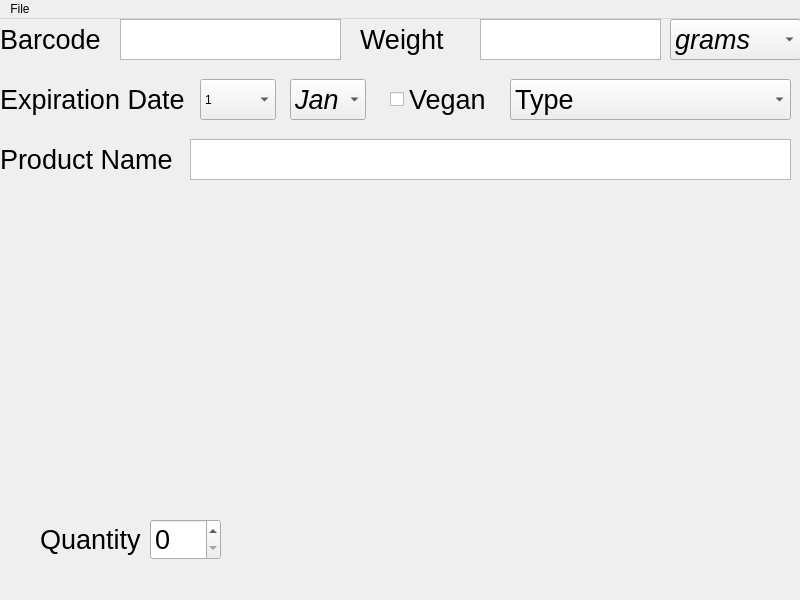
<?xml version="1.0" encoding="UTF-8"?>
<ui version="4.0">
 <class>mainwindow</class>
 <widget class="QMainWindow" name="mainwindow">
  <property name="geometry">
   <rect>
    <x>0</x>
    <y>0</y>
    <width>800</width>
    <height>600</height>
   </rect>
  </property>
  <property name="sizePolicy">
   <sizepolicy hsizetype="Fixed" vsizetype="Fixed">
    <horstretch>0</horstretch>
    <verstretch>0</verstretch>
   </sizepolicy>
  </property>
  <property name="minimumSize">
   <size>
    <width>800</width>
    <height>600</height>
   </size>
  </property>
  <property name="maximumSize">
   <size>
    <width>800</width>
    <height>600</height>
   </size>
  </property>
  <property name="windowTitle">
   <string notr="true">Inventory 0.01b</string>
  </property>
  <widget class="QWidget" name="centralwidget">
   <widget class="QPlainTextEdit" name="plainTextEdit">
    <property name="enabled">
     <bool>true</bool>
    </property>
    <property name="geometry">
     <rect>
      <x>120</x>
      <y>0</y>
      <width>221</width>
      <height>41</height>
     </rect>
    </property>
    <property name="font">
     <font>
      <pointsize>18</pointsize>
     </font>
    </property>
    <property name="verticalScrollBarPolicy">
     <enum>Qt::ScrollBarAlwaysOff</enum>
    </property>
    <property name="horizontalScrollBarPolicy">
     <enum>Qt::ScrollBarAlwaysOff</enum>
    </property>
    <property name="tabChangesFocus">
     <bool>true</bool>
    </property>
   </widget>
   <widget class="QLabel" name="label">
    <property name="geometry">
     <rect>
      <x>0</x>
      <y>0</y>
      <width>121</width>
      <height>41</height>
     </rect>
    </property>
    <property name="font">
     <font>
      <pointsize>20</pointsize>
     </font>
    </property>
    <property name="text">
     <string>Barcode</string>
    </property>
   </widget>
   <widget class="QLabel" name="label_2">
    <property name="geometry">
     <rect>
      <x>360</x>
      <y>0</y>
      <width>121</width>
      <height>41</height>
     </rect>
    </property>
    <property name="font">
     <font>
      <pointsize>20</pointsize>
     </font>
    </property>
    <property name="text">
     <string>Weight</string>
    </property>
   </widget>
   <widget class="QPlainTextEdit" name="plainTextEdit_2">
    <property name="enabled">
     <bool>true</bool>
    </property>
    <property name="geometry">
     <rect>
      <x>480</x>
      <y>0</y>
      <width>181</width>
      <height>41</height>
     </rect>
    </property>
    <property name="font">
     <font>
      <pointsize>18</pointsize>
     </font>
    </property>
    <property name="verticalScrollBarPolicy">
     <enum>Qt::ScrollBarAlwaysOff</enum>
    </property>
    <property name="horizontalScrollBarPolicy">
     <enum>Qt::ScrollBarAlwaysOff</enum>
    </property>
    <property name="tabChangesFocus">
     <bool>true</bool>
    </property>
   </widget>
   <widget class="QComboBox" name="comboBox">
    <property name="geometry">
     <rect>
      <x>670</x>
      <y>0</y>
      <width>131</width>
      <height>41</height>
     </rect>
    </property>
    <property name="font">
     <font>
      <pointsize>20</pointsize>
      <italic>true</italic>
     </font>
    </property>
    <item>
     <property name="text">
      <string>grams</string>
     </property>
    </item>
    <item>
     <property name="text">
      <string>liters</string>
     </property>
    </item>
    <item>
     <property name="text">
      <string>units</string>
     </property>
    </item>
   </widget>
   <widget class="QLabel" name="label_3">
    <property name="geometry">
     <rect>
      <x>0</x>
      <y>60</y>
      <width>191</width>
      <height>41</height>
     </rect>
    </property>
    <property name="font">
     <font>
      <pointsize>20</pointsize>
     </font>
    </property>
    <property name="text">
     <string>Expiration Date</string>
    </property>
   </widget>
   <widget class="QComboBox" name="comboBox_2">
    <property name="geometry">
     <rect>
      <x>200</x>
      <y>60</y>
      <width>76</width>
      <height>41</height>
     </rect>
    </property>
    <item>
     <property name="text">
      <string>1</string>
     </property>
    </item>
    <item>
     <property name="text">
      <string>2</string>
     </property>
    </item>
    <item>
     <property name="text">
      <string>3</string>
     </property>
    </item>
    <item>
     <property name="text">
      <string>4</string>
     </property>
    </item>
    <item>
     <property name="text">
      <string>5</string>
     </property>
    </item>
    <item>
     <property name="text">
      <string>6</string>
     </property>
    </item>
    <item>
     <property name="text">
      <string>7</string>
     </property>
    </item>
    <item>
     <property name="text">
      <string>8</string>
     </property>
    </item>
    <item>
     <property name="text">
      <string>9</string>
     </property>
    </item>
    <item>
     <property name="text">
      <string>10</string>
     </property>
    </item>
    <item>
     <property name="text">
      <string>11</string>
     </property>
    </item>
    <item>
     <property name="text">
      <string>12</string>
     </property>
    </item>
    <item>
     <property name="text">
      <string>13</string>
     </property>
    </item>
    <item>
     <property name="text">
      <string>14</string>
     </property>
    </item>
    <item>
     <property name="text">
      <string>15</string>
     </property>
    </item>
    <item>
     <property name="text">
      <string>16</string>
     </property>
    </item>
    <item>
     <property name="text">
      <string>17</string>
     </property>
    </item>
    <item>
     <property name="text">
      <string>18</string>
     </property>
    </item>
    <item>
     <property name="text">
      <string>19</string>
     </property>
    </item>
    <item>
     <property name="text">
      <string>20</string>
     </property>
    </item>
    <item>
     <property name="text">
      <string>21</string>
     </property>
    </item>
    <item>
     <property name="text">
      <string>22</string>
     </property>
    </item>
    <item>
     <property name="text">
      <string>23</string>
     </property>
    </item>
    <item>
     <property name="text">
      <string>24</string>
     </property>
    </item>
    <item>
     <property name="text">
      <string>25</string>
     </property>
    </item>
    <item>
     <property name="text">
      <string>26</string>
     </property>
    </item>
    <item>
     <property name="text">
      <string>27</string>
     </property>
    </item>
    <item>
     <property name="text">
      <string>28</string>
     </property>
    </item>
    <item>
     <property name="text">
      <string>29</string>
     </property>
    </item>
    <item>
     <property name="text">
      <string>30</string>
     </property>
    </item>
    <item>
     <property name="text">
      <string>31</string>
     </property>
    </item>
   </widget>
   <widget class="QComboBox" name="comboBox_3">
    <property name="geometry">
     <rect>
      <x>290</x>
      <y>60</y>
      <width>76</width>
      <height>41</height>
     </rect>
    </property>
    <property name="font">
     <font>
      <pointsize>20</pointsize>
      <italic>true</italic>
     </font>
    </property>
    <item>
     <property name="text">
      <string>Jan</string>
     </property>
    </item>
    <item>
     <property name="text">
      <string>Fev</string>
     </property>
    </item>
    <item>
     <property name="text">
      <string>Mar</string>
     </property>
    </item>
    <item>
     <property name="text">
      <string>Apr</string>
     </property>
    </item>
    <item>
     <property name="text">
      <string>May</string>
     </property>
    </item>
    <item>
     <property name="text">
      <string>Jun</string>
     </property>
    </item>
    <item>
     <property name="text">
      <string>Jul</string>
     </property>
    </item>
    <item>
     <property name="text">
      <string>Aug</string>
     </property>
    </item>
    <item>
     <property name="text">
      <string>Sep</string>
     </property>
    </item>
    <item>
     <property name="text">
      <string>Oct</string>
     </property>
    </item>
    <item>
     <property name="text">
      <string>Nov</string>
     </property>
    </item>
    <item>
     <property name="text">
      <string>Dec</string>
     </property>
    </item>
   </widget>
   <widget class="QLabel" name="label_4">
    <property name="geometry">
     <rect>
      <x>40</x>
      <y>500</y>
      <width>111</width>
      <height>41</height>
     </rect>
    </property>
    <property name="font">
     <font>
      <pointsize>20</pointsize>
     </font>
    </property>
    <property name="text">
     <string>Quantity</string>
    </property>
   </widget>
   <widget class="QSpinBox" name="spinBox">
    <property name="geometry">
     <rect>
      <x>150</x>
      <y>500</y>
      <width>71</width>
      <height>41</height>
     </rect>
    </property>
    <property name="font">
     <font>
      <pointsize>20</pointsize>
     </font>
    </property>
   </widget>
   <widget class="QLabel" name="label_5">
    <property name="geometry">
     <rect>
      <x>0</x>
      <y>120</y>
      <width>191</width>
      <height>41</height>
     </rect>
    </property>
    <property name="font">
     <font>
      <pointsize>20</pointsize>
     </font>
    </property>
    <property name="text">
     <string>Product Name</string>
    </property>
   </widget>
   <widget class="QPlainTextEdit" name="plainTextEdit_3">
    <property name="enabled">
     <bool>true</bool>
    </property>
    <property name="geometry">
     <rect>
      <x>190</x>
      <y>120</y>
      <width>601</width>
      <height>41</height>
     </rect>
    </property>
    <property name="font">
     <font>
      <pointsize>18</pointsize>
     </font>
    </property>
    <property name="verticalScrollBarPolicy">
     <enum>Qt::ScrollBarAlwaysOff</enum>
    </property>
    <property name="horizontalScrollBarPolicy">
     <enum>Qt::ScrollBarAlwaysOff</enum>
    </property>
    <property name="tabChangesFocus">
     <bool>true</bool>
    </property>
   </widget>
   <widget class="QCheckBox" name="checkBox">
    <property name="geometry">
     <rect>
      <x>390</x>
      <y>60</y>
      <width>111</width>
      <height>41</height>
     </rect>
    </property>
    <property name="font">
     <font>
      <pointsize>20</pointsize>
     </font>
    </property>
    <property name="text">
     <string>Vegan</string>
    </property>
   </widget>
   <widget class="QComboBox" name="comboBox_4">
    <property name="geometry">
     <rect>
      <x>510</x>
      <y>60</y>
      <width>281</width>
      <height>41</height>
     </rect>
    </property>
    <property name="font">
     <font>
      <pointsize>20</pointsize>
     </font>
    </property>
    <item>
     <property name="text">
      <string>Type</string>
     </property>
    </item>
    <item>
     <property name="text">
      <string>Grain</string>
     </property>
    </item>
    <item>
     <property name="text">
      <string>Cereal</string>
     </property>
    </item>
    <item>
     <property name="text">
      <string>Oil</string>
     </property>
    </item>
    <item>
     <property name="text">
      <string>Dairy</string>
     </property>
    </item>
    <item>
     <property name="text">
      <string>Vegetable</string>
     </property>
    </item>
    <item>
     <property name="text">
      <string>Fruit</string>
     </property>
    </item>
    <item>
     <property name="text">
      <string>Candy</string>
     </property>
    </item>
    <item>
     <property name="text">
      <string>Frozen</string>
     </property>
    </item>
   </widget>
  </widget>
  <widget class="QMenuBar" name="menuBar">
   <property name="geometry">
    <rect>
     <x>0</x>
     <y>0</y>
     <width>800</width>
     <height>22</height>
    </rect>
   </property>
   <widget class="QMenu" name="menuFile">
    <property name="title">
     <string>File</string>
    </property>
    <addaction name="actionSave"/>
    <addaction name="actionLoad"/>
   </widget>
   <addaction name="menuFile"/>
  </widget>
  <action name="actionSave">
   <property name="text">
    <string>Save</string>
   </property>
  </action>
  <action name="actionLoad">
   <property name="text">
    <string>Load</string>
   </property>
  </action>
 </widget>
 <resources/>
 <connections/>
</ui>
